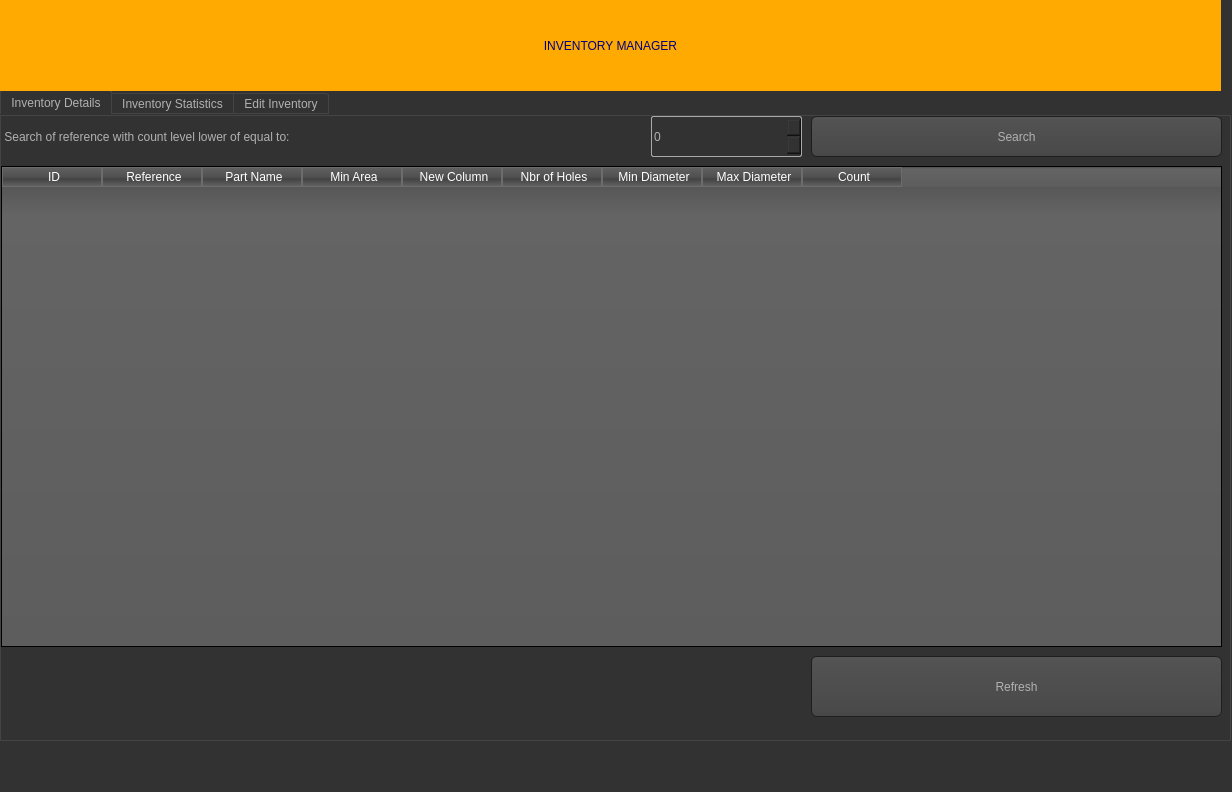
<?xml version="1.0" encoding="UTF-8"?>
<ui version="4.0">
 <class>MainWindow</class>
 <widget class="QMainWindow" name="MainWindow">
  <property name="geometry">
   <rect>
    <x>0</x>
    <y>0</y>
    <width>1232</width>
    <height>792</height>
   </rect>
  </property>
  <property name="windowTitle">
   <string>Inventory Manager</string>
  </property>
  <property name="styleSheet">
   <string notr="true">QToolTip
{
     border: 1px solid black;
     background-color: #ffa02f;
     padding: 1px;
     border-radius: 3px;
     opacity: 100;
}

QWidget
{
    color: #b1b1b1;
    background-color: #323232;
}

QTreeView, QListView
{
    background-color: silver;
    margin-left: 5px;
}

QWidget:item:hover
{
    background-color: QLinearGradient( x1: 0, y1: 0, x2: 0, y2: 1, stop: 0 #ffa02f, stop: 1 #ca0619);
    color: #000000;
}

QWidget:item:selected
{
    background-color: QLinearGradient( x1: 0, y1: 0, x2: 0, y2: 1, stop: 0 #ffa02f, stop: 1 #d7801a);
}

QMenuBar::item
{
    background: transparent;
}

QMenuBar::item:selected
{
    background: transparent;
    border: 1px solid #ffaa00;
}

QMenuBar::item:pressed
{
    background: #444;
    border: 1px solid #000;
    background-color: QLinearGradient(
        x1:0, y1:0,
        x2:0, y2:1,
        stop:1 #212121,
        stop:0.4 #343434/*,
        stop:0.2 #343434,
        stop:0.1 #ffaa00*/
    );
    margin-bottom:-1px;
    padding-bottom:1px;
}

QMenu
{
    border: 1px solid #000;
}

QMenu::item
{
    padding: 2px 20px 2px 20px;
}

QMenu::item:selected
{
    color: #000000;
}

QWidget:disabled
{
    color: #808080;
    background-color: #323232;
}

QAbstractItemView
{
    background-color: QLinearGradient( x1: 0, y1: 0, x2: 0, y2: 1, stop: 0 #4d4d4d, stop: 0.1 #646464, stop: 1 #5d5d5d);
}

QWidget:focus
{
    /*border: 1px solid darkgray;*/
}

QLineEdit
{
    background-color: QLinearGradient( x1: 0, y1: 0, x2: 0, y2: 1, stop: 0 #4d4d4d, stop: 0 #646464, stop: 1 #5d5d5d);
    padding: 1px;
    border-style: solid;
    border: 1px solid #1e1e1e;
    border-radius: 5;
}

QPushButton
{
    color: #b1b1b1;
    background-color: QLinearGradient( x1: 0, y1: 0, x2: 0, y2: 1, stop: 0 #565656, stop: 0.1 #525252, stop: 0.5 #4e4e4e, stop: 0.9 #4a4a4a, stop: 1 #464646);
    border-width: 1px;
    border-color: #1e1e1e;
    border-style: solid;
    border-radius: 6;
    padding: 3px;
    font-size: 12px;
    padding-left: 5px;
    padding-right: 5px;
    min-width: 40px;
}

QPushButton:pressed
{
    background-color: QLinearGradient( x1: 0, y1: 0, x2: 0, y2: 1, stop: 0 #2d2d2d, stop: 0.1 #2b2b2b, stop: 0.5 #292929, stop: 0.9 #282828, stop: 1 #252525);
}

QComboBox
{
    selection-background-color: #ffaa00;
    background-color: QLinearGradient( x1: 0, y1: 0, x2: 0, y2: 1, stop: 0 #565656, stop: 0.1 #525252, stop: 0.5 #4e4e4e, stop: 0.9 #4a4a4a, stop: 1 #464646);
    border-style: solid;
    border: 1px solid #1e1e1e;
    border-radius: 5;
}

QComboBox:hover,QPushButton:hover
{
    border: 2px solid QLinearGradient( x1: 0, y1: 0, x2: 0, y2: 1, stop: 0 #ffa02f, stop: 1 #d7801a);
}


QComboBox:on
{
    padding-top: 3px;
    padding-left: 4px;
    background-color: QLinearGradient( x1: 0, y1: 0, x2: 0, y2: 1, stop: 0 #2d2d2d, stop: 0.1 #2b2b2b, stop: 0.5 #292929, stop: 0.9 #282828, stop: 1 #252525);
    selection-background-color: #ffaa00;
}

QComboBox QAbstractItemView
{
    border: 2px solid darkgray;
    selection-background-color: QLinearGradient( x1: 0, y1: 0, x2: 0, y2: 1, stop: 0 #ffa02f, stop: 1 #d7801a);
}

QComboBox::drop-down
{
     subcontrol-origin: padding;
     subcontrol-position: top right;
     width: 15px;

     border-left-width: 0px;
     border-left-color: darkgray;
     border-left-style: solid; /* just a single line */
     border-top-right-radius: 3px; /* same radius as the QComboBox */
     border-bottom-right-radius: 3px;
 }

QComboBox::down-arrow
{
     image: url(:/dark_orange/img/down_arrow.png);
}

QGroupBox
{
    border: 1px solid darkgray;
    margin-top: 10px;
}

QGroupBox:focus
{
    border: 1px solid darkgray;
}

QTextEdit:focus
{
    border: 1px solid darkgray;
}

QScrollBar:horizontal {
     border: 1px solid #222222;
     background: QLinearGradient( x1: 0, y1: 0, x2: 0, y2: 1, stop: 0.0 #121212, stop: 0.2 #282828, stop: 1 #484848);
     height: 7px;
     margin: 0px 16px 0 16px;
}

QScrollBar::handle:horizontal
{
      background: QLinearGradient( x1: 0, y1: 0, x2: 1, y2: 0, stop: 0 #ffa02f, stop: 0.5 #d7801a, stop: 1 #ffa02f);
      min-height: 20px;
      border-radius: 2px;
}

QScrollBar::add-line:horizontal {
      border: 1px solid #1b1b19;
      border-radius: 2px;
      background: QLinearGradient( x1: 0, y1: 0, x2: 1, y2: 0, stop: 0 #ffa02f, stop: 1 #d7801a);
      width: 14px;
      subcontrol-position: right;
      subcontrol-origin: margin;
}

QScrollBar::sub-line:horizontal {
      border: 1px solid #1b1b19;
      border-radius: 2px;
      background: QLinearGradient( x1: 0, y1: 0, x2: 1, y2: 0, stop: 0 #ffa02f, stop: 1 #d7801a);
      width: 14px;
     subcontrol-position: left;
     subcontrol-origin: margin;
}

QScrollBar::right-arrow:horizontal, QScrollBar::left-arrow:horizontal
{
      border: 1px solid black;
      width: 1px;
      height: 1px;
      background: white;
}

QScrollBar::add-page:horizontal, QScrollBar::sub-page:horizontal
{
      background: none;
}

QScrollBar:vertical
{
      background: QLinearGradient( x1: 0, y1: 0, x2: 1, y2: 0, stop: 0.0 #121212, stop: 0.2 #282828, stop: 1 #484848);
      width: 7px;
      margin: 16px 0 16px 0;
      border: 1px solid #222222;
}

QScrollBar::handle:vertical
{
      background: QLinearGradient( x1: 0, y1: 0, x2: 0, y2: 1, stop: 0 #ffa02f, stop: 0.5 #d7801a, stop: 1 #ffa02f);
      min-height: 20px;
      border-radius: 2px;
}

QScrollBar::add-line:vertical
{
      border: 1px solid #1b1b19;
      border-radius: 2px;
      background: QLinearGradient( x1: 0, y1: 0, x2: 0, y2: 1, stop: 0 #ffa02f, stop: 1 #d7801a);
      height: 14px;
      subcontrol-position: bottom;
      subcontrol-origin: margin;
}

QScrollBar::sub-line:vertical
{
      border: 1px solid #1b1b19;
      border-radius: 2px;
      background: QLinearGradient( x1: 0, y1: 0, x2: 0, y2: 1, stop: 0 #d7801a, stop: 1 #ffa02f);
      height: 14px;
      subcontrol-position: top;
      subcontrol-origin: margin;
}

QScrollBar::up-arrow:vertical, QScrollBar::down-arrow:vertical
{
      border: 1px solid black;
      width: 1px;
      height: 1px;
      background: white;
}


QScrollBar::add-page:vertical, QScrollBar::sub-page:vertical
{
      background: none;
}

QTextEdit
{
    background-color: #242424;
}

QPlainTextEdit
{
    background-color: #242424;
}

QHeaderView::section
{
    background-color: QLinearGradient(x1:0, y1:0, x2:0, y2:1, stop:0 #616161, stop: 0.5 #505050, stop: 0.6 #434343, stop:1 #656565);
    color: white;
    padding-left: 4px;
    border: 1px solid #6c6c6c;
}

QCheckBox:disabled
{
color: #414141;
}

QDockWidget::title
{
    text-align: center;
    spacing: 3px; /* spacing between items in the tool bar */
    background-color: QLinearGradient(x1:0, y1:0, x2:0, y2:1, stop:0 #323232, stop: 0.5 #242424, stop:1 #323232);
}

QDockWidget::close-button, QDockWidget::float-button
{
    text-align: center;
    spacing: 1px; /* spacing between items in the tool bar */
    background-color: QLinearGradient(x1:0, y1:0, x2:0, y2:1, stop:0 #323232, stop: 0.5 #242424, stop:1 #323232);
}

QDockWidget::close-button:hover, QDockWidget::float-button:hover
{
    background: #242424;
}

QDockWidget::close-button:pressed, QDockWidget::float-button:pressed
{
    padding: 1px -1px -1px 1px;
}

QMainWindow::separator
{
    background-color: QLinearGradient(x1:0, y1:0, x2:0, y2:1, stop:0 #161616, stop: 0.5 #151515, stop: 0.6 #212121, stop:1 #343434);
    color: white;
    padding-left: 4px;
    border: 1px solid #4c4c4c;
    spacing: 3px; /* spacing between items in the tool bar */
}

QMainWindow::separator:hover
{

    background-color: QLinearGradient(x1:0, y1:0, x2:0, y2:1, stop:0 #d7801a, stop:0.5 #b56c17 stop:1 #ffa02f);
    color: white;
    padding-left: 4px;
    border: 1px solid #6c6c6c;
    spacing: 3px; /* spacing between items in the tool bar */
}

QToolBar::handle
{
     spacing: 3px; /* spacing between items in the tool bar */
     background: url(:/dark_orange/img/handle.png);
}

QMenu::separator
{
    height: 2px;
    background-color: QLinearGradient(x1:0, y1:0, x2:0, y2:1, stop:0 #161616, stop: 0.5 #151515, stop: 0.6 #212121, stop:1 #343434);
    color: white;
    padding-left: 4px;
    margin-left: 10px;
    margin-right: 5px;
}

QProgressBar
{
    border: 2px solid grey;
    border-radius: 5px;
    text-align: center;
}

QProgressBar::chunk
{
    background-color: #d7801a;
    width: 2.15px;
    margin: 0.5px;
}

QTabBar::tab {
    color: #b1b1b1;
    border: 1px solid #444;
    border-bottom-style: none;
    background-color: #323232;
    padding-left: 10px;
    padding-right: 10px;
    padding-top: 3px;
    padding-bottom: 2px;
    margin-right: -1px;
}

QTabWidget::pane {
    border: 1px solid #444;
    top: 1px;
}

QTabBar::tab:last
{
    margin-right: 0; /* the last selected tab has nothing to overlap with on the right */
    border-top-right-radius: 3px;
}

QTabBar::tab:first:!selected
{
 margin-left: 0px; /* the last selected tab has nothing to overlap with on the right */


    border-top-left-radius: 3px;
}

QTabBar::tab:!selected
{
    color: #b1b1b1;
    border-bottom-style: solid;
    margin-top: 3px;
    background-color: QLinearGradient(x1:0, y1:0, x2:0, y2:1, stop:1 #212121, stop:.4 #343434);
}

QTabBar::tab:selected
{
    border-top-left-radius: 3px;
    border-top-right-radius: 3px;
    margin-bottom: 0px;
}

QTabBar::tab:!selected:hover
{
    /*border-top: 2px solid #ffaa00;
    padding-bottom: 3px;*/
    border-top-left-radius: 3px;
    border-top-right-radius: 3px;
    background-color: QLinearGradient(x1:0, y1:0, x2:0, y2:1, stop:1 #212121, stop:0.4 #343434, stop:0.2 #343434, stop:0.1 #ffaa00);
}

QRadioButton::indicator:checked, QRadioButton::indicator:unchecked{
    color: #b1b1b1;
    background-color: #323232;
    border: 1px solid #b1b1b1;
    border-radius: 6px;
}

QRadioButton::indicator:checked
{
    background-color: qradialgradient(
        cx: 0.5, cy: 0.5,
        fx: 0.5, fy: 0.5,
        radius: 1.0,
        stop: 0.25 #ffaa00,
        stop: 0.3 #323232
    );
}

QCheckBox::indicator{
    color: #b1b1b1;
    background-color: #323232;
    border: 1px solid #b1b1b1;
    width: 9px;
    height: 9px;
}

QRadioButton::indicator
{
    border-radius: 6px;
}

QRadioButton::indicator:hover, QCheckBox::indicator:hover
{
    border: 1px solid #ffaa00;
}

QCheckBox::indicator:checked
{
    image:url(:/dark_orange/img/checkbox.png);
}

QCheckBox::indicator:disabled, QRadioButton::indicator:disabled
{
    border: 1px solid #444;
}


QSlider::groove:horizontal {
    border: 1px solid #3A3939;
    height: 8px;
    background: #201F1F;
    margin: 2px 0;
    border-radius: 2px;
}

QSlider::handle:horizontal {
    background: QLinearGradient( x1: 0, y1: 0, x2: 0, y2: 1,
      stop: 0.0 silver, stop: 0.2 #a8a8a8, stop: 1 #727272);
    border: 1px solid #3A3939;
    width: 14px;
    height: 14px;
    margin: -4px 0;
    border-radius: 2px;
}

QSlider::groove:vertical {
    border: 1px solid #3A3939;
    width: 8px;
    background: #201F1F;
    margin: 0 0px;
    border-radius: 2px;
}

QSlider::handle:vertical {
    background: QLinearGradient( x1: 0, y1: 0, x2: 0, y2: 1, stop: 0.0 silver,
      stop: 0.2 #a8a8a8, stop: 1 #727272);
    border: 1px solid #3A3939;
    width: 14px;
    height: 14px;
    margin: 0 -4px;
    border-radius: 2px;
}

QAbstractSpinBox {
    padding-top: 2px;
    padding-bottom: 2px;
    border: 1px solid darkgray;

    border-radius: 2px;
    min-width: 50px;
}
</string>
  </property>
  <widget class="QWidget" name="centralwidget">
   <widget class="QTabWidget" name="tabWidget">
    <property name="geometry">
     <rect>
      <x>0</x>
      <y>90</y>
      <width>1231</width>
      <height>651</height>
     </rect>
    </property>
    <property name="styleSheet">
     <string notr="true">font: 16pt &quot;Franklin Gothic Medium&quot;;</string>
    </property>
    <property name="currentIndex">
     <number>0</number>
    </property>
    <widget class="QWidget" name="tab">
     <attribute name="title">
      <string>Inventory Details</string>
     </attribute>
     <widget class="QLabel" name="label_2">
      <property name="geometry">
       <rect>
        <x>0</x>
        <y>0</y>
        <width>641</width>
        <height>41</height>
       </rect>
      </property>
      <property name="text">
       <string> Search of reference with count level lower of equal to:  </string>
      </property>
     </widget>
     <widget class="QSpinBox" name="count_filter_txt">
      <property name="geometry">
       <rect>
        <x>650</x>
        <y>0</y>
        <width>151</width>
        <height>41</height>
       </rect>
      </property>
     </widget>
     <widget class="QPushButton" name="search_btn">
      <property name="geometry">
       <rect>
        <x>810</x>
        <y>0</y>
        <width>411</width>
        <height>41</height>
       </rect>
      </property>
      <property name="styleSheet">
       <string notr="true">font: 18pt &quot;Malgun Gothic&quot;;</string>
      </property>
      <property name="text">
       <string>Search</string>
      </property>
     </widget>
     <widget class="QPushButton" name="refresh_btn">
      <property name="geometry">
       <rect>
        <x>810</x>
        <y>540</y>
        <width>411</width>
        <height>61</height>
       </rect>
      </property>
      <property name="styleSheet">
       <string notr="true">font: 18pt &quot;Malgun Gothic&quot;;</string>
      </property>
      <property name="text">
       <string>Refresh</string>
      </property>
     </widget>
     <widget class="QTableWidget" name="table">
      <property name="geometry">
       <rect>
        <x>0</x>
        <y>50</y>
        <width>1221</width>
        <height>481</height>
       </rect>
      </property>
      <property name="styleSheet">
       <string notr="true">font: 10pt &quot;Franklin Gothic Medium&quot;;</string>
      </property>
      <column>
       <property name="text">
        <string>ID</string>
       </property>
      </column>
      <column>
       <property name="text">
        <string>Reference</string>
       </property>
      </column>
      <column>
       <property name="text">
        <string>Part Name</string>
       </property>
      </column>
      <column>
       <property name="text">
        <string>Min Area</string>
       </property>
      </column>
      <column>
       <property name="text">
        <string>New Column</string>
       </property>
      </column>
      <column>
       <property name="text">
        <string>Nbr of Holes</string>
       </property>
      </column>
      <column>
       <property name="text">
        <string>Min Diameter</string>
       </property>
      </column>
      <column>
       <property name="text">
        <string>Max Diameter</string>
       </property>
      </column>
      <column>
       <property name="text">
        <string>Count</string>
       </property>
      </column>
     </widget>
    </widget>
    <widget class="QWidget" name="tab_2">
     <attribute name="title">
      <string>Inventory Statistics</string>
     </attribute>
     <widget class="QLabel" name="label_3">
      <property name="geometry">
       <rect>
        <x>40</x>
        <y>60</y>
        <width>251</width>
        <height>31</height>
       </rect>
      </property>
      <property name="text">
       <string>Number of Reference</string>
      </property>
     </widget>
     <widget class="QLabel" name="label_4">
      <property name="geometry">
       <rect>
        <x>40</x>
        <y>170</y>
        <width>261</width>
        <height>31</height>
       </rect>
      </property>
      <property name="text">
       <string>Number of Parts Type</string>
      </property>
     </widget>
     <widget class="QLabel" name="label_5">
      <property name="geometry">
       <rect>
        <x>510</x>
        <y>60</y>
        <width>251</width>
        <height>31</height>
       </rect>
      </property>
      <property name="text">
       <string>Min. Num Holes</string>
      </property>
     </widget>
     <widget class="QLabel" name="label_6">
      <property name="geometry">
       <rect>
        <x>510</x>
        <y>170</y>
        <width>251</width>
        <height>31</height>
       </rect>
      </property>
      <property name="text">
       <string>Max. Num Holes</string>
      </property>
     </widget>
     <widget class="QLabel" name="lbl_ref_nbr">
      <property name="geometry">
       <rect>
        <x>310</x>
        <y>60</y>
        <width>121</width>
        <height>31</height>
       </rect>
      </property>
      <property name="styleSheet">
       <string notr="true">color: rgb(255, 0, 127);</string>
      </property>
      <property name="text">
       <string>0</string>
      </property>
     </widget>
     <widget class="QLabel" name="lbl_part_nbr">
      <property name="geometry">
       <rect>
        <x>310</x>
        <y>170</y>
        <width>121</width>
        <height>31</height>
       </rect>
      </property>
      <property name="styleSheet">
       <string notr="true">color: rgb(255, 0, 127);</string>
      </property>
      <property name="text">
       <string>0</string>
      </property>
     </widget>
     <widget class="QLabel" name="lbl_min_hole">
      <property name="geometry">
       <rect>
        <x>720</x>
        <y>60</y>
        <width>121</width>
        <height>31</height>
       </rect>
      </property>
      <property name="styleSheet">
       <string notr="true">color: rgb(255, 0, 127);</string>
      </property>
      <property name="text">
       <string>0</string>
      </property>
     </widget>
     <widget class="QLabel" name="lbl_max_hole">
      <property name="geometry">
       <rect>
        <x>720</x>
        <y>170</y>
        <width>121</width>
        <height>31</height>
       </rect>
      </property>
      <property name="styleSheet">
       <string notr="true">color: rgb(255, 0, 127);</string>
      </property>
      <property name="text">
       <string>0</string>
      </property>
     </widget>
     <widget class="QLabel" name="lbl_min_hole_2">
      <property name="geometry">
       <rect>
        <x>880</x>
        <y>60</y>
        <width>231</width>
        <height>31</height>
       </rect>
      </property>
      <property name="styleSheet">
       <string notr="true">color: rgb(255, 0, 127);</string>
      </property>
      <property name="text">
       <string>REF</string>
      </property>
     </widget>
     <widget class="QLabel" name="lbl_max_hole_2">
      <property name="geometry">
       <rect>
        <x>880</x>
        <y>170</y>
        <width>251</width>
        <height>31</height>
       </rect>
      </property>
      <property name="styleSheet">
       <string notr="true">color: rgb(255, 0, 127);</string>
      </property>
      <property name="text">
       <string>REF</string>
      </property>
     </widget>
     <widget class="QLabel" name="label_13">
      <property name="geometry">
       <rect>
        <x>50</x>
        <y>280</y>
        <width>621</width>
        <height>41</height>
       </rect>
      </property>
      <property name="text">
       <string>Top number 3 parts with minimum inventory length</string>
      </property>
     </widget>
     <widget class="QTableWidget" name="table2">
      <property name="geometry">
       <rect>
        <x>40</x>
        <y>330</y>
        <width>971</width>
        <height>231</height>
       </rect>
      </property>
      <property name="styleSheet">
       <string notr="true">font: 12pt &quot;MS Shell Dlg 2&quot;;</string>
      </property>
      <column>
       <property name="text">
        <string>New Column</string>
       </property>
      </column>
      <column>
       <property name="text">
        <string>Reference</string>
       </property>
      </column>
      <column>
       <property name="text">
        <string>Count</string>
       </property>
      </column>
     </widget>
     <widget class="QPushButton" name="check_btn">
      <property name="geometry">
       <rect>
        <x>1020</x>
        <y>330</y>
        <width>201</width>
        <height>131</height>
       </rect>
      </property>
      <property name="text">
       <string>CHECK</string>
      </property>
     </widget>
     <widget class="QPushButton" name="refresh_btn_2">
      <property name="geometry">
       <rect>
        <x>1020</x>
        <y>470</y>
        <width>201</width>
        <height>91</height>
       </rect>
      </property>
      <property name="text">
       <string>Refresh</string>
      </property>
     </widget>
    </widget>
    <widget class="QWidget" name="tab_3">
     <attribute name="title">
      <string>Edit Inventory</string>
     </attribute>
     <widget class="QLabel" name="label_7">
      <property name="geometry">
       <rect>
        <x>250</x>
        <y>50</y>
        <width>55</width>
        <height>21</height>
       </rect>
      </property>
      <property name="styleSheet">
       <string notr="true">font: 14pt &quot;MS Shell Dlg 2&quot;;</string>
      </property>
      <property name="text">
       <string>ID</string>
      </property>
     </widget>
     <widget class="QLabel" name="id">
      <property name="geometry">
       <rect>
        <x>310</x>
        <y>40</y>
        <width>151</width>
        <height>41</height>
       </rect>
      </property>
      <property name="styleSheet">
       <string notr="true">background-color: rgb(170, 170, 127);
color: rgb(0,0, 127);</string>
      </property>
      <property name="text">
       <string/>
      </property>
     </widget>
     <widget class="QLabel" name="label_9">
      <property name="geometry">
       <rect>
        <x>40</x>
        <y>170</y>
        <width>121</width>
        <height>31</height>
       </rect>
      </property>
      <property name="text">
       <string>Reference</string>
      </property>
     </widget>
     <widget class="QLabel" name="label_10">
      <property name="geometry">
       <rect>
        <x>40</x>
        <y>220</y>
        <width>131</width>
        <height>31</height>
       </rect>
      </property>
      <property name="text">
       <string>Part Name</string>
      </property>
     </widget>
     <widget class="QLabel" name="label_11">
      <property name="geometry">
       <rect>
        <x>40</x>
        <y>270</y>
        <width>121</width>
        <height>31</height>
       </rect>
      </property>
      <property name="text">
       <string>Min Area</string>
      </property>
     </widget>
     <widget class="QLabel" name="label_12">
      <property name="geometry">
       <rect>
        <x>40</x>
        <y>320</y>
        <width>121</width>
        <height>31</height>
       </rect>
      </property>
      <property name="text">
       <string>Max Area</string>
      </property>
     </widget>
     <widget class="QLabel" name="label_14">
      <property name="geometry">
       <rect>
        <x>470</x>
        <y>270</y>
        <width>181</width>
        <height>31</height>
       </rect>
      </property>
      <property name="text">
       <string>Max Diameter</string>
      </property>
     </widget>
     <widget class="QLabel" name="label_15">
      <property name="geometry">
       <rect>
        <x>470</x>
        <y>170</y>
        <width>181</width>
        <height>31</height>
       </rect>
      </property>
      <property name="text">
       <string>Nbr of Holes</string>
      </property>
     </widget>
     <widget class="QLabel" name="label_16">
      <property name="geometry">
       <rect>
        <x>470</x>
        <y>220</y>
        <width>181</width>
        <height>31</height>
       </rect>
      </property>
      <property name="text">
       <string>Min Diameter</string>
      </property>
     </widget>
     <widget class="QLabel" name="label_17">
      <property name="geometry">
       <rect>
        <x>470</x>
        <y>320</y>
        <width>121</width>
        <height>31</height>
       </rect>
      </property>
      <property name="text">
       <string>Count</string>
      </property>
     </widget>
     <widget class="QLineEdit" name="reference">
      <property name="geometry">
       <rect>
        <x>210</x>
        <y>170</y>
        <width>181</width>
        <height>41</height>
       </rect>
      </property>
      <property name="styleSheet">
       <string notr="true">color: rgb(255, 0, 127);</string>
      </property>
      <property name="text">
       <string/>
      </property>
     </widget>
     <widget class="QLineEdit" name="partname">
      <property name="geometry">
       <rect>
        <x>210</x>
        <y>220</y>
        <width>181</width>
        <height>41</height>
       </rect>
      </property>
      <property name="styleSheet">
       <string notr="true">color: rgb(255, 0, 127);</string>
      </property>
     </widget>
     <widget class="QLineEdit" name="minarea">
      <property name="geometry">
       <rect>
        <x>210</x>
        <y>270</y>
        <width>181</width>
        <height>41</height>
       </rect>
      </property>
      <property name="styleSheet">
       <string notr="true">color: rgb(255, 0, 127);</string>
      </property>
     </widget>
     <widget class="QLineEdit" name="maxarea">
      <property name="geometry">
       <rect>
        <x>210</x>
        <y>320</y>
        <width>181</width>
        <height>41</height>
       </rect>
      </property>
      <property name="styleSheet">
       <string notr="true">color: rgb(255, 0, 127);</string>
      </property>
     </widget>
     <widget class="QLineEdit" name="maxdiameter">
      <property name="geometry">
       <rect>
        <x>650</x>
        <y>270</y>
        <width>181</width>
        <height>41</height>
       </rect>
      </property>
      <property name="styleSheet">
       <string notr="true">color: rgb(255, 0, 127);</string>
      </property>
     </widget>
     <widget class="QLineEdit" name="mindiameter">
      <property name="geometry">
       <rect>
        <x>650</x>
        <y>220</y>
        <width>181</width>
        <height>41</height>
       </rect>
      </property>
      <property name="styleSheet">
       <string notr="true">color: rgb(255, 0, 127);</string>
      </property>
     </widget>
     <widget class="QLineEdit" name="nbrofholes">
      <property name="geometry">
       <rect>
        <x>650</x>
        <y>170</y>
        <width>181</width>
        <height>41</height>
       </rect>
      </property>
      <property name="styleSheet">
       <string notr="true">color: rgb(255, 0, 127);</string>
      </property>
     </widget>
     <widget class="QSpinBox" name="count">
      <property name="geometry">
       <rect>
        <x>650</x>
        <y>320</y>
        <width>181</width>
        <height>41</height>
       </rect>
      </property>
      <property name="styleSheet">
       <string notr="true">color: rgb(255, 0, 127);</string>
      </property>
     </widget>
     <widget class="QPushButton" name="update_btn">
      <property name="geometry">
       <rect>
        <x>920</x>
        <y>170</y>
        <width>201</width>
        <height>41</height>
       </rect>
      </property>
      <property name="text">
       <string>Update</string>
      </property>
     </widget>
     <widget class="QPushButton" name="delete_btn">
      <property name="geometry">
       <rect>
        <x>920</x>
        <y>220</y>
        <width>201</width>
        <height>41</height>
       </rect>
      </property>
      <property name="text">
       <string>Delete</string>
      </property>
     </widget>
     <widget class="QPushButton" name="add_btn">
      <property name="geometry">
       <rect>
        <x>920</x>
        <y>270</y>
        <width>201</width>
        <height>41</height>
       </rect>
      </property>
      <property name="text">
       <string>Add</string>
      </property>
     </widget>
     <widget class="QPushButton" name="refresh_btn_3">
      <property name="geometry">
       <rect>
        <x>920</x>
        <y>320</y>
        <width>201</width>
        <height>41</height>
       </rect>
      </property>
      <property name="text">
       <string>Refresh</string>
      </property>
     </widget>
     <widget class="QPushButton" name="first">
      <property name="geometry">
       <rect>
        <x>180</x>
        <y>470</y>
        <width>201</width>
        <height>41</height>
       </rect>
      </property>
      <property name="styleSheet">
       <string notr="true">color: rgb(255, 0, 127);</string>
      </property>
      <property name="text">
       <string>&lt;&lt;</string>
      </property>
     </widget>
     <widget class="QPushButton" name="last">
      <property name="geometry">
       <rect>
        <x>840</x>
        <y>470</y>
        <width>201</width>
        <height>41</height>
       </rect>
      </property>
      <property name="styleSheet">
       <string notr="true">color: rgb(255, 0, 127);</string>
      </property>
      <property name="text">
       <string>&gt;&gt;</string>
      </property>
     </widget>
     <widget class="QPushButton" name="next">
      <property name="geometry">
       <rect>
        <x>620</x>
        <y>470</y>
        <width>201</width>
        <height>41</height>
       </rect>
      </property>
      <property name="styleSheet">
       <string notr="true">color: rgb(255, 0, 127);</string>
      </property>
      <property name="text">
       <string>&gt;</string>
      </property>
     </widget>
     <widget class="QPushButton" name="previous">
      <property name="geometry">
       <rect>
        <x>400</x>
        <y>470</y>
        <width>201</width>
        <height>41</height>
       </rect>
      </property>
      <property name="styleSheet">
       <string notr="true">color: rgb(255, 0, 127);</string>
      </property>
      <property name="text">
       <string>&lt;</string>
      </property>
     </widget>
    </widget>
   </widget>
   <widget class="QLabel" name="label">
    <property name="geometry">
     <rect>
      <x>0</x>
      <y>0</y>
      <width>1221</width>
      <height>91</height>
     </rect>
    </property>
    <property name="styleSheet">
     <string notr="true">font: 75 32pt &quot;Malgun Gothic&quot;;
color: rgb(0, 0, 127);
background-color: rgb(255, 170, 0);
</string>
    </property>
    <property name="text">
     <string>INVENTORY MANAGER</string>
    </property>
    <property name="alignment">
     <set>Qt::AlignCenter</set>
    </property>
   </widget>
  </widget>
  <widget class="QMenuBar" name="menubar">
   <property name="geometry">
    <rect>
     <x>0</x>
     <y>0</y>
     <width>1232</width>
     <height>26</height>
    </rect>
   </property>
  </widget>
  <widget class="QStatusBar" name="statusbar"/>
 </widget>
 <resources/>
 <connections/>
</ui>
